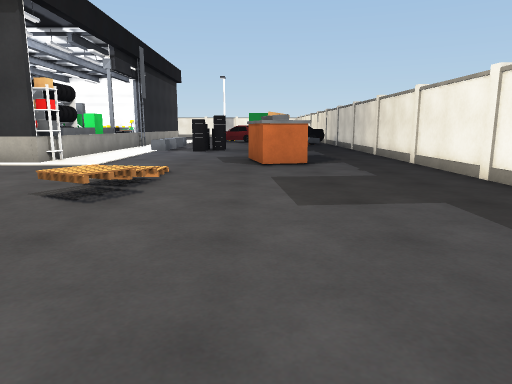
View 1 (above)

24 first-person views from a walk through a scene from a Unity 3-D project. The camera is 1.2 m above the floor, tilts 10° down and sees 70° across. Doors are open. The floor is counted in squares, 1 m on a side. Each view is taken from the middle of a square. On the plan, view 1 faces up. The plan holds only what a view shows up to about 15 squares ahead; the rest is blank. The place goes on beyond the plan. The player is left out. Some surface patterns are stand-ins.

View 2
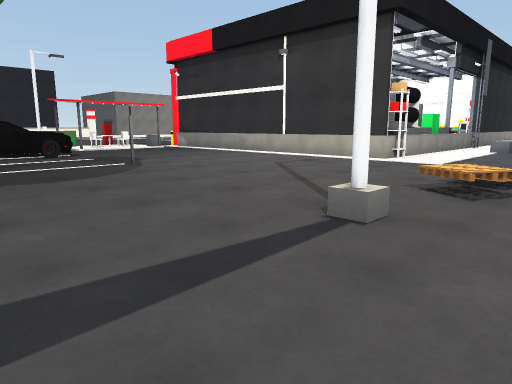

View 3
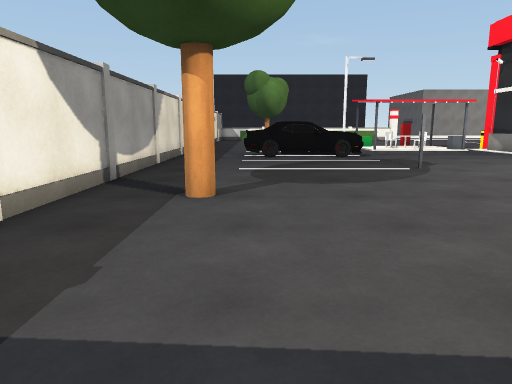

View 4
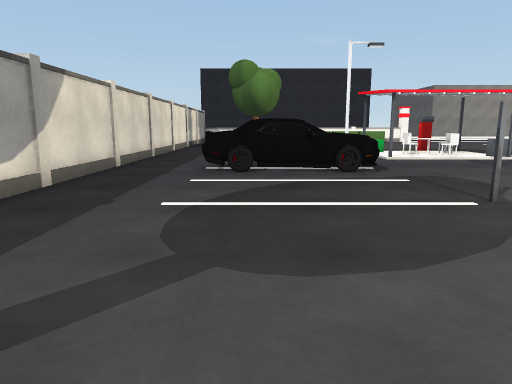

View 5
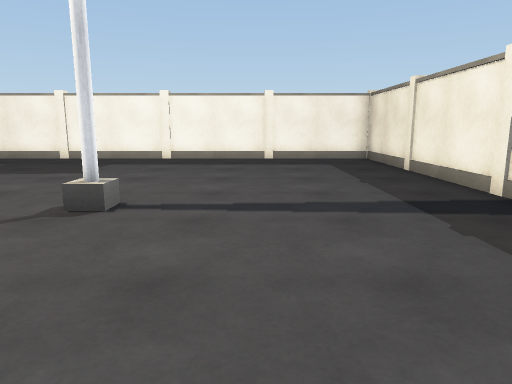

View 6
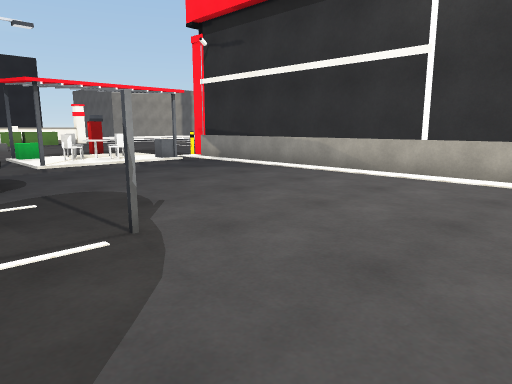

View 7
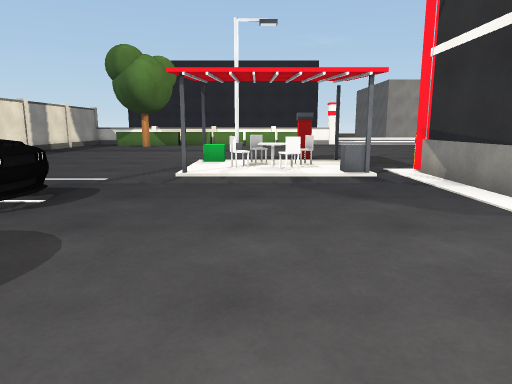

View 8
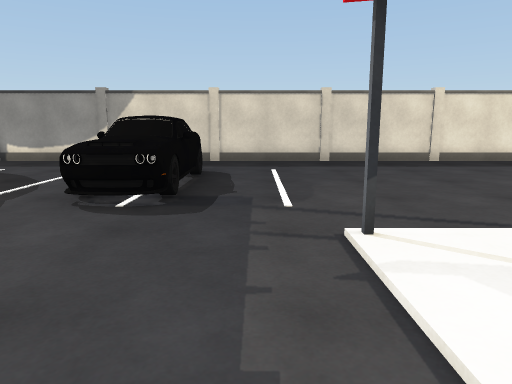

View 9
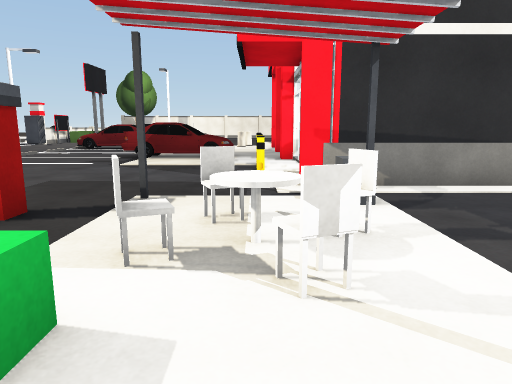

View 10
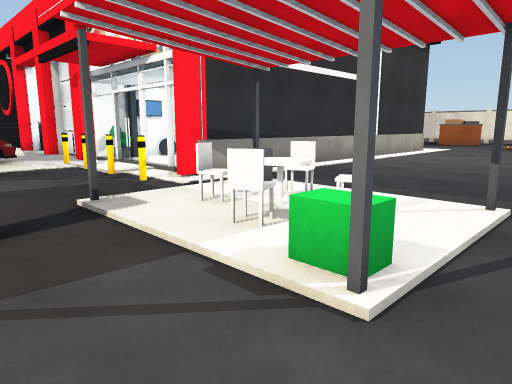

View 11
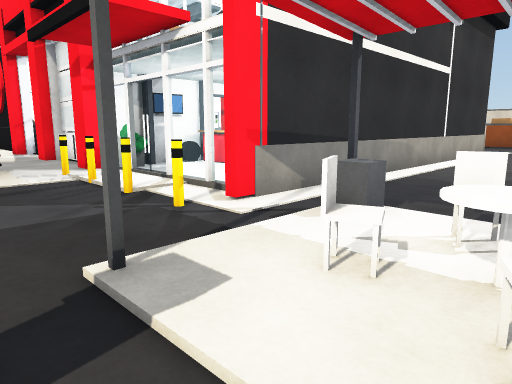

View 12
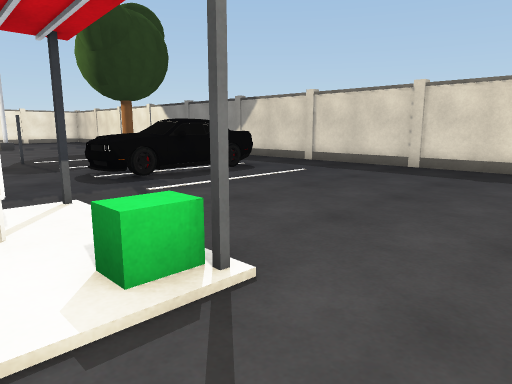

View 13
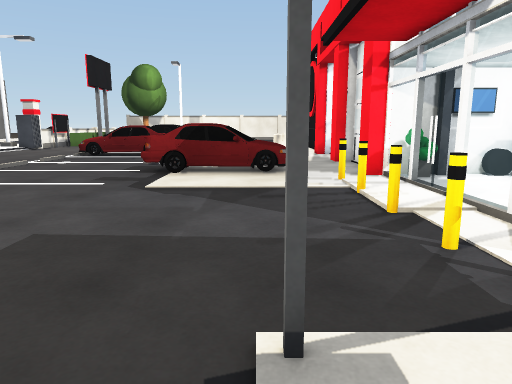

View 14
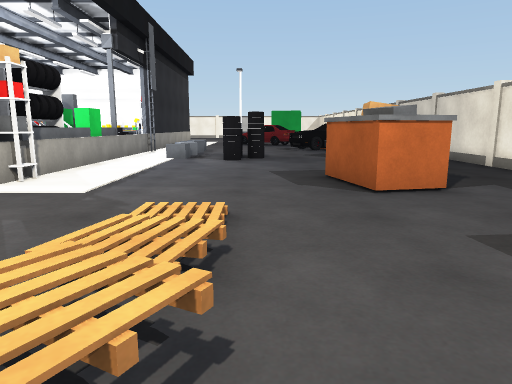

View 15
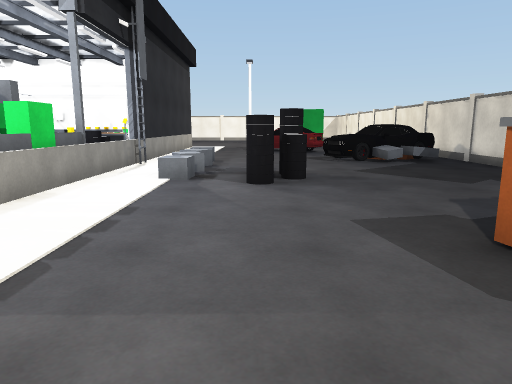

View 16
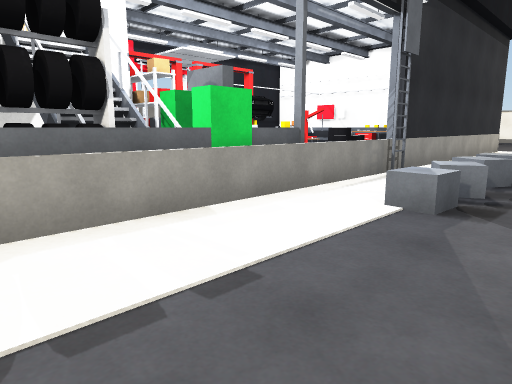

View 17
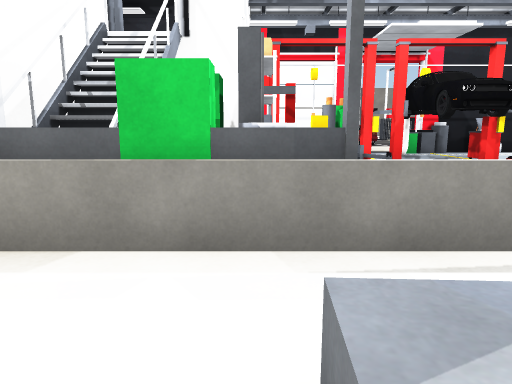

View 18
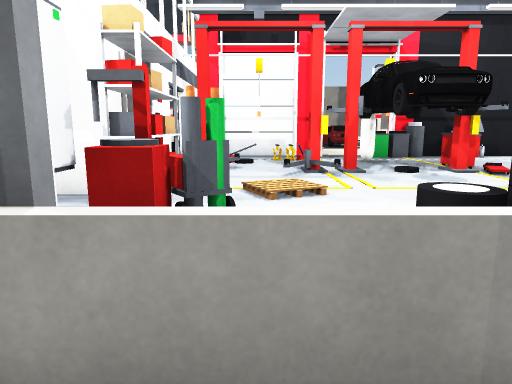

View 19
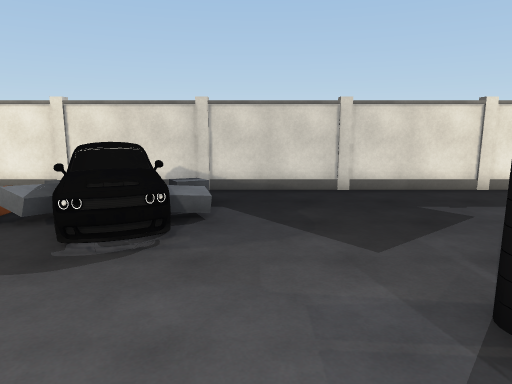

View 20
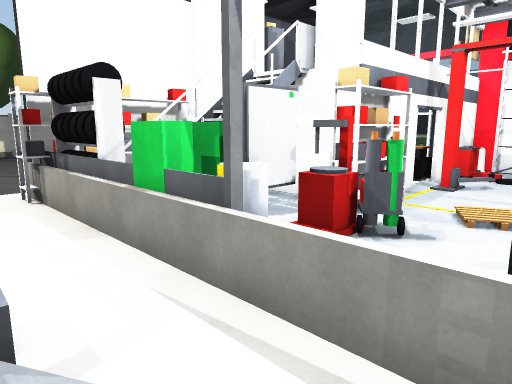

View 21
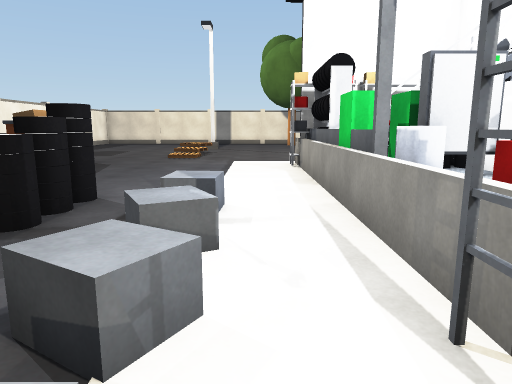

View 22
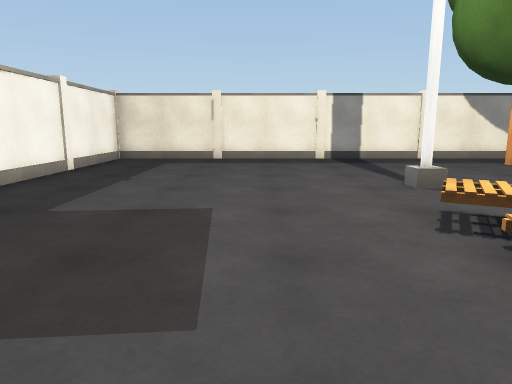

View 23
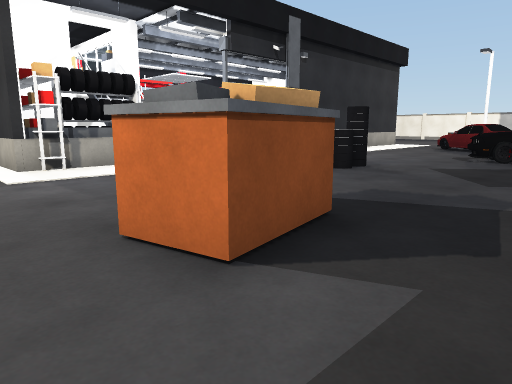

View 24
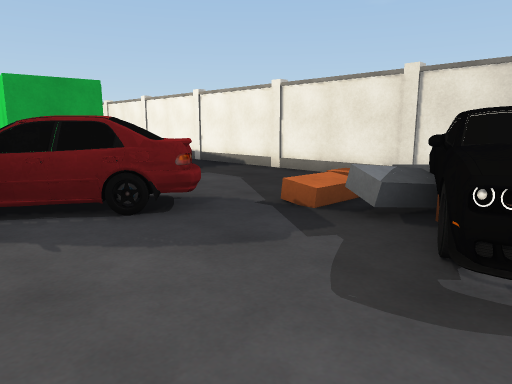

### Floor plan
Points are (right, up) in squares from view 1. A wall is a line through its corners. A room is listed if a view was taken in it or the views show most of it. See-through windows are left out.
Room 1 (views 1, 2, 3, 4, 5, 6, 7, 8, 9, 10, 11, 12, 13, 14, 15, 16, 17, 18, 19, 20, 21, 22, 23, 24)
walls: (-7.4, 12.4) (-22, 12.4) (-22, 12.8); (-7.7, 19.6) (-7.7, 16.4); (-21.6, 13.6) (-21.6, 15.2); (-21.6, 16.9) (-21.6, 18.8); (-22, 18.7) (-22, 19.5); (-21.4, 21.4) (-21.4, 22.7) (-22, 22.7) (-22, 23.5); (-7.4, 31.2) (-7.4, 13.4); (-27.5, -3.4) (5.4, -3.4) (5.4, 35.5)
low walls: (3.6, 24.3) (3, 24.1)
ways out: opening at (-23, 25)
objects: other object (-27, 10) to (-26, 10); other object (-27, 19) to (-24, 20); other object (-25, 6); other object (-25, 6) to (-24, 7); other object (-25, 11); other object (-24, 8); other object (-23, 7); other object (-23, 8) to (-23, 9); other object (-23, 10); other object (-23, 13); other object (-23, 15); other object (-23, 16); other object (-23, 18); other object (-22, 9); other object (-22, 10) to (-22, 11); other object (-22, 16); other object (-19, 0) to (-17, 4); other object (-10, 13); other object (-9, -1) to (-8, -1); other object (-9, 13); other object (-8, 13); other object (-8, 14); other object (-7, 13); other object (-7, 23); other object (-5, 20); other object (-5, 21); other object (-4, 3) to (-3, 4); other object (-3, 19); other object (-3, 20); other object (-3, 21); other object (-2, 19) to (-2, 20); other object (-2, 21); other object (-2, 29) to (1, 31); other object (0, 12) to (2, 14); other object (0, 25) to (1, 26)
Room 2 (no view inside)
walls: (-12.4, 14.4) (-12.4, 13.2)
objects: other object (-12, 13); other object (-12, 14)

Positions as (right, up) in squares from view 1, and headings:
1: (0, 0), facing up
2: (-1, -1), facing up-left
3: (-2, 0), facing left
4: (-7, 1), facing left
5: (-9, 1), facing right
6: (-9, 3), facing up-left
7: (-12, 8), facing left
8: (-20, 10), facing down
9: (-23, 5), facing up
10: (-27, 5), facing up-right
11: (-26, 8), facing up-right
12: (-27, 8), facing down-right
13: (-25, 9), facing up
14: (-2, 5), facing up
15: (-3, 10), facing up
16: (-3, 14), facing up-left
17: (-4, 19), facing left
18: (-6, 21), facing left
19: (-5, 23), facing right
20: (-5, 23), facing down-left
21: (-6, 25), facing down
22: (0, 11), facing down
23: (4, 10), facing up-left
24: (-3, 25), facing up-right
